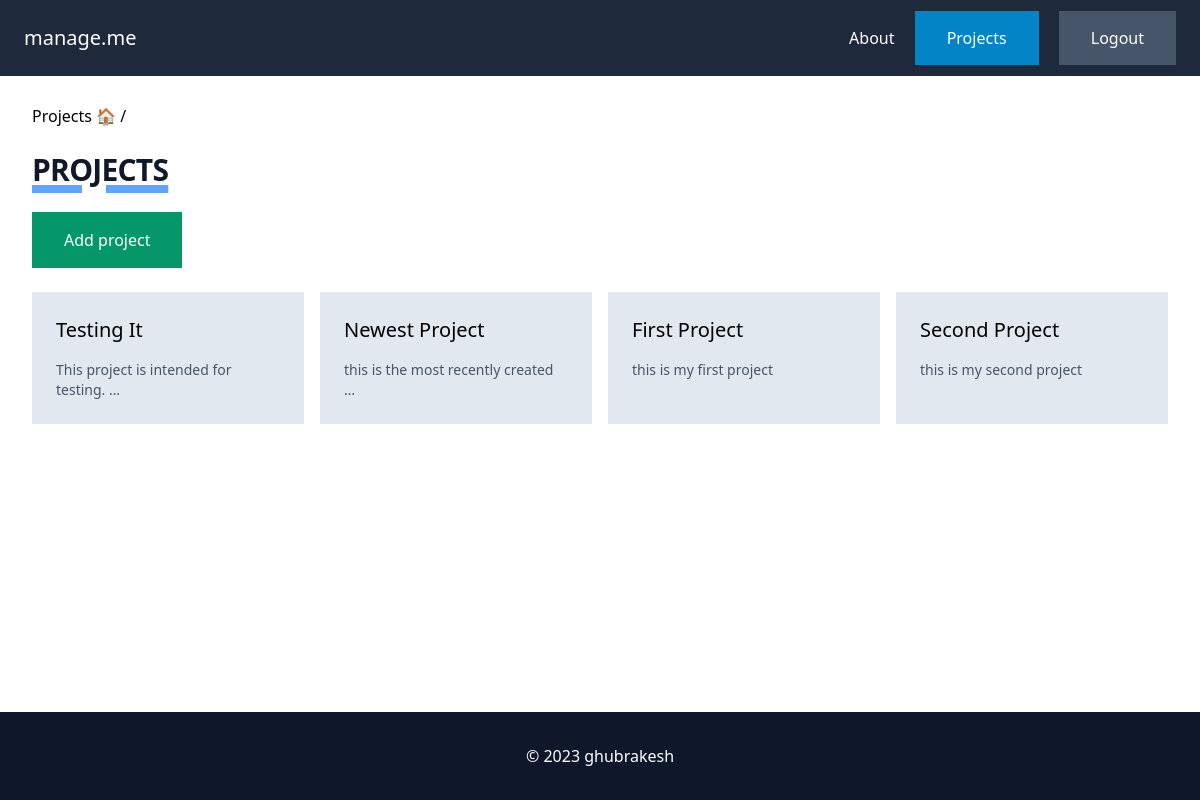
Before: /projects/ (signed in) with the older database file.
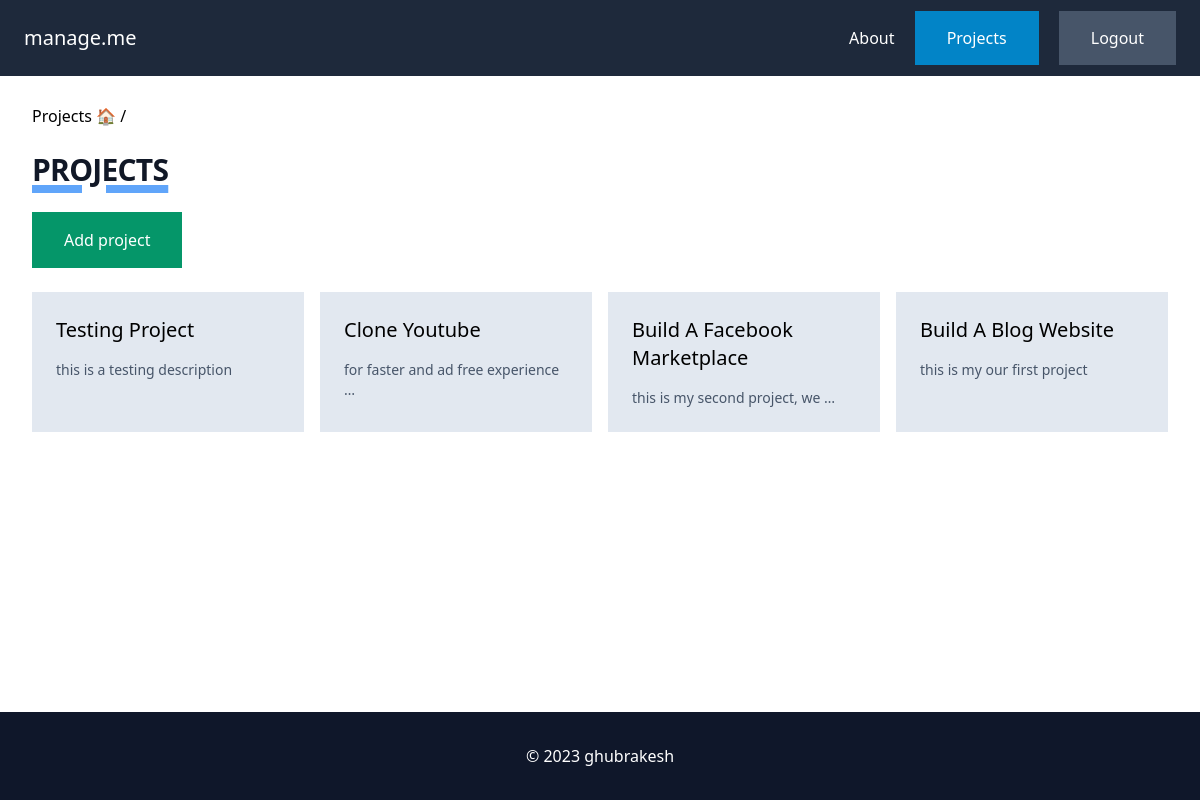
After: the same page with the newer database file.
### project/models.py (models this page shows, shortened)
class Project(models.Model):
    id = models.UUIDField(primary_key=True, default=uuid.uuid4, editable=False)
    name = models.CharField(max_length=255)
    description = models.TextField(blank=True, null=True)
    last_modified = models.DateTimeField(auto_now=True)
    created_by = models.ForeignKey(User, related_name='projects', on_delete=models.CASCADE)

### project/views.py (the view)
# urls.py: path('projects/', include('project.urls')),
@login_required
def projects(request):
    projects = Project.objects.filter(created_by = request.user)
    return render(request, 'project/projects.html',
                  {
                      'projects':projects
                  })

### project/templates/project/projects.html
{% extends 'core/base.html' %}
{% block content %}
    Projects 🏠 /
    <h1 class="mt-6 mb-6 text-exl font-extrabold leading-none tracking-tight text-gray-900 md:text-3xl underline underline-offset-3 decoration-8 decoration-blue-400 "> PROJECTS </h1>
    <a href="{% url 'project:add' %}" class="py-4 px-8 bg-emerald-600 text-white inline-block"> Add project</a>
    <div class="mt-6 grid grid-cols-4 gap-4">
        {% for project in projects|dictsortreversed:"last_modified" %}
        <div class="py-6 px-6 bg-slate-200">
            <a href="{% url 'project:project' project.id %}">
                <h2 class="mb-4 text-xl">{{ project.name|title }}</h2>
                <p class="text-sm text-slate-600">
                    {{ project.description|truncatewords:6 }}
                </p>
            </a>
        </div>
    {% endfor %}
</div>
{% endblock %}

### core/templates/core/base.html (shortened to what this page needs)
<!doctype html>
<html lang="en">
    <head>
        <script src="https://cdn.tailwindcss.com"></script>
    </head>
    <body class="flex flex-col min-h-screen">
        <nav class="px-6 py-6 flex items-center justify-between bg-slate-800 fixed w-full top-0 z-50">
            <h1 class="text-xl text-white"><a href="{% url 'core:index' %}">manage.me</a></h1>
            <div class="space-x-4">
                <a href="{% url 'core:about' %} " class="text-white"> About</a>
                {% if user.is_authenticated %}
                <a href="{% url 'project:projects' %}" class="py-4 px-8 bg-sky-600 text-white"> Projects</a>
                <a href="{% url 'account:logout' %}" class="py-4 px-8 bg-slate-600 text-white"> Logout </a>
                {% else %}
                <a href="{% url 'account:login' %}" class="py-4 px-8 bg-sky-600 text-white"> Log in</a>
                <a href="{% url 'account:signup' %}" class="py-4 px-8 bg-slate-600 text-white"> Sign up</a>
                {% endif %}
            </div>
        </nav>
        <main class="mt-20 mb-6 py-6 px-8 flex-grow">
            {% block content %}
            {% endblock %}
        </main>
        <footer class="py-8 px-8 bg-slate-900 text-center">
            <p class="text-white">© 2023 ghubrakesh</p>
        </footer>
    </body>
</html>

### core/templates/core/base.html (style rules this page uses)
* { -ms-overflow-style: none; scrollbar-width: none; }

Changed rows visible on the page:
removed Project: name "Testing It", description "This project is intended for testing. …"
removed Project: name "Newest Project", description "this is the most recently created …"
added Project: name "Testing Project", description "this is a testing description"
added Project: name "Clone Youtube", description "for faster and ad free experience …"
changed Project: name "Second Project" → "Build A Facebook Marketplace"; description "this is my second project" → "this is my second project, we …"; moves up the list
changed Project: name "First Project" → "Build A Blog Website"; description "this is my first project" → "this is my our first project"
